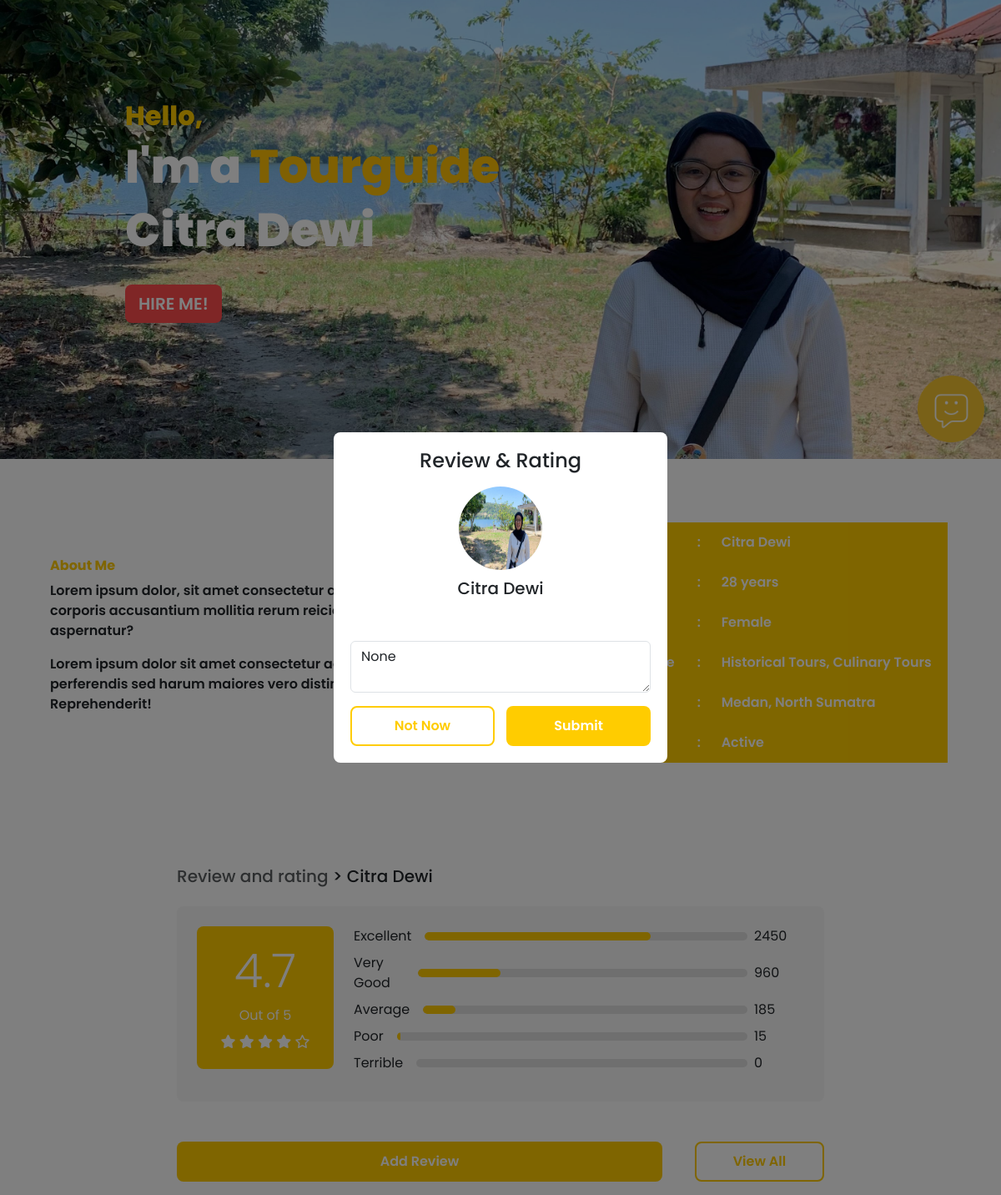
Screenshot of /cv/5 (signed in) with the database file from the repository.
### main/models.py (models this page shows, shortened)
class TourGuide(models.Model):
    GENDER_CHOICES = [
        ('M', 'Male'),
        ('F', 'Female'),
    ]
    STATUS_CHOICES = [
        ('active', 'Active'),
        ('inactive', 'Inactive'),
    ]
    name = models.CharField(max_length=100)
    age = models.PositiveIntegerField()
    gender = models.CharField(max_length=1, choices=GENDER_CHOICES)
    experience = models.TextField()
    location = models.CharField(max_length=100)
    status = models.CharField(max_length=8, choices=STATUS_CHOICES)
    rating = models.FloatField(default=0.0)
    total_ratings = models.DecimalField(max_digits=10, decimal_places=2, default=Decimal('0.00'))
    num_raters = models.PositiveIntegerField(default=0)

### main/views.py (the view)
# urls.py: path('cv/<int:id>', views.tour_guide_cv, name='cv'),
@login_required
def tour_guide_cv(request, id):
    tourguide = get_object_or_404(TourGuide, pk=id)
    if request.method == 'POST':
        form = RatingForm(request.POST)
        if form.is_valid():
            rating = form.save(commit=False)
            rating.tourguide = tourguide
            rating.user = request.user
            rating.save()
            tourguide.update_rating(rating.rating)
            return redirect('cv', id=tourguide.id)
    else:
        form = RatingForm()
    return render(request, 'main/cv.html', {'tourguide': tourguide, 'form': form})

### main/forms.py
class RatingForm(forms.ModelForm):
    class Meta:
        model = Rating
        fields = ['rating', 'comment']
        widgets = {
            'rating': forms.RadioSelect(choices=[(i, str(i)) for i in range(1, 6)]),
            'comment': forms.Textarea(attrs={'class': 'form-control mb-3', 'placeholder': 'Additional Comments...'}),
        }

### main/templatetags/custom_tags.py (called while the page is built)
@register.filter
def times(number):
    return range(1, number + 1)

### main/templates/main/cv.html (shortened to what this page needs)
<!doctype html>
<html lang="en">
<head>
    {% load custom_tags %}
    {% load static %}
    <link href="https://cdn.jsdelivr.net/npm/bootstrap@5.3.3/dist/css/bootstrap.min.css" rel="stylesheet"
>
</head>
<body x-data="{ showModal: false, rating: 0 }">
    <div class="jumbotron-custom text-left">
        <h1 class="hello animated-text">Hello,</h1>
        <h1 class="display-4 animated-text">I'm a <span class="text-warning">Tourguide</span></h1>
        <h1 class="display-4 animated-text">{{ tourguide.name }}</h1>
        <a href="{% url 'payment' %}" class="btn btn-danger btn-lg mt-4 animated-text">HIRE ME!</a>
        <img src="{% static 'main/icon.png' %}" alt="Icon" class="icon">
    </div>
    <div class="about-me container">
        <div class="row d-flex align-items-center">
            <div class="col-md-7">
                <h6>About Me</h6>
                <p>Lorem ipsum dolor, sit amet consectetur adipisicing elit. Ullam amet officia corporis accusantium
                    mollitia rerum reiciendis sit tenetur soluta aspernatur?</p>
                <p>Lorem ipsum dolor sit amet consectetur adipisicing elit. Dolore saepe perferendis sed harum maiores
                    vero distinctio maxime unde quis! Reprehenderit!</p>
            </div>
            <div class="col-md-5 ms-auto p-3">
                <table>
                    <tbody>
                        <tr>
                            <th>Name</th>
                            <td>:</td>
                            <td>{{ tourguide.name }}</td>
                        </tr>
                        <tr>
                            <th>Age</th>
                            <td>:</td>
                            <td>{{ tourguide.age }} years</td>
                        </tr>
                        <tr>
                            <th>Gender</th>
                            <td>:</td>
                            <td>{{ tourguide.get_gender_display }}</td>
                        </tr>
                        <tr>
                            <th>Experience</th>
                            <td>:</td>
                            <td>{{ tourguide.experience }}</td>
                        </tr>
                        <tr>
                            <th>Location</th>
                            <td>:</td>
                            <td>{{ tourguide.location }}</td>
                        </tr>
                        <tr>
                            <th>Status</th>
                            <td>:</td>
                            <td>{{ tourguide.get_status_display }}</td>
                        </tr>
                    </tbody>
                </table>
            </div>
        </div>
    </div>
    <div class="container mt-5" style="max-width: 800px;">
        <h5 class="text-muted">Review and rating <span class="text-dark"> > {{ tourguide.name }}</span></h5>
        <div class="rating-box mt-4 p-4">
            <div class="row">
                <div class="col-md-3 text-center mb-3 mb-md-0">
                    <div class="rating-value">
                        <h2 class="display-4">{{ tourguide.rating|floatformat:1 }}</h2>
                        <p class="mb-0">Out of 5</p>
                        <div class="rating-stars mt-2">
                            {% for i in 5|times %}
                                <span class="fa fa-star{% if i > tourguide.rating %}-o{% endif %}"></span>
                            {% endfor %}
                        </div>
                    </div>
                </div>
                <div class="col-md-9">
                    <div class="rating-summary">
                        <div class="rating-details d-flex align-items-center mb-2">
                            <span class="me-2">Excellent</span>
                            <div class="rating-bar-container mx-2">
                                <div class="rating-bar-fill" style="width: 70%;"></div>
                            </div>
                            <span class="rating-number">2450</span>
                        </div>
                        <div class="rating-details d-flex align-items-center mb-2">
                            <span class="me-2">Very Good</span>
                            <div class="rating-bar-container mx-2">
                                <div class="rating-bar-fill" style="width: 25%;"></div>
                            </div>
                            <span class="rating-number">960</span>
                        </div>
                        <div class="rating-details d-flex align-items-center mb-2">
                            <span class="me-2">Average</span>
                            <div class="rating-bar-container mx-2">
                                <div class="rating-bar-fill" style="width: 10%;"></div>
                            </div>
                            <span class="rating-number">185</span>
                        </div>
                        <div class="rating-details d-flex align-items-center mb-2">
                            <span class="me-2">Poor</span>
                            <div class="rating-bar-container mx-2">
                                <div class="rating-bar-fill" style="width: 1%;"></div>
                            </div>
                            <span class="rating-number">15</span>
                        </div>
                        <div class="rating-details d-flex align-items-center">
                            <span class="me-2">Terrible</span>
                            <div class="rating-bar-container mx-2">
                            </div>
                            <span class="rating-number">0</span>
                        </div>
                    </div>
                </div>
            </div>
        </div>
        <div class="mt-5 d-flex flex-row justify-content-between pb-3">
            <button class="btn btn-custom mb-2 mb-md-0" @click="showModal = true">Add Review</button>
            <button class="btn btn-outline-custom" onclick="location.href='{% url 'reviews' tourguide.id %}'">View All</button>
        </div>
    </div>
<div x-show="showModal" class="popup-overlay" @click.away="showModal = false">
    <div class="popup-content" @click.away="showModal = false">
        <h4 class="mb-3">Review & Rating</h4>
        <img src="{% static 'main/landscape.jpg' %}" alt="{{ tourguide.name }}">
        <h5 class="mb-3">{{ tourguide.name }}</h5>
        <form method="POST">
            <div class="your-review">
                <label for="rating-5"></label>
                <label for="rating-4"></label>
                <label for="rating-3"></label>
                <label for="rating-2"></label>
                <label for="rating-1"></label>
            </div>
            <textarea name="comment" class="form-control mb-3" placeholder="Additional Comments...">{{ form.comment.value }}</textarea>
            <div class="d-flex justify-content-between">
                <button type="button" class="btn btn-outline-custom" @click="showModal = false">Not Now</button>
                <button type="submit" class="btn btn-custom">Submit</button>
            </div>
        </form>
    </div>
</div>
</body>
</html>

### rows the page displays
TourGuide: name "Citra Dewi", age "28", gender "Female", experience "Historical Tours, Culinary Tours", location "Medan, North Sumatra", status "Active", rating "4.7"
